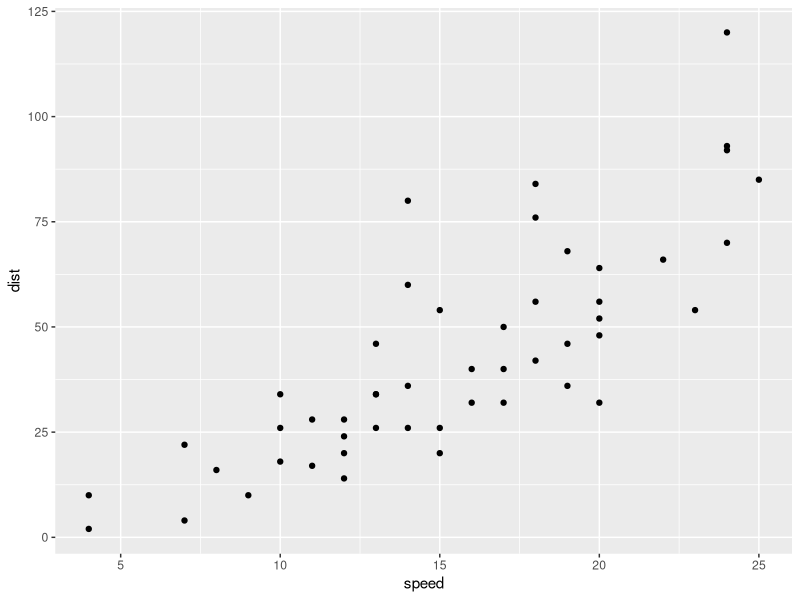
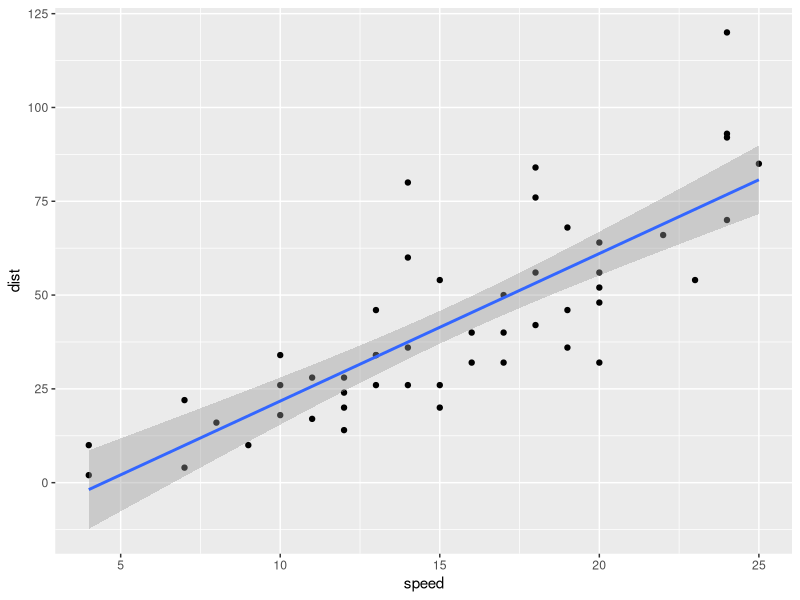
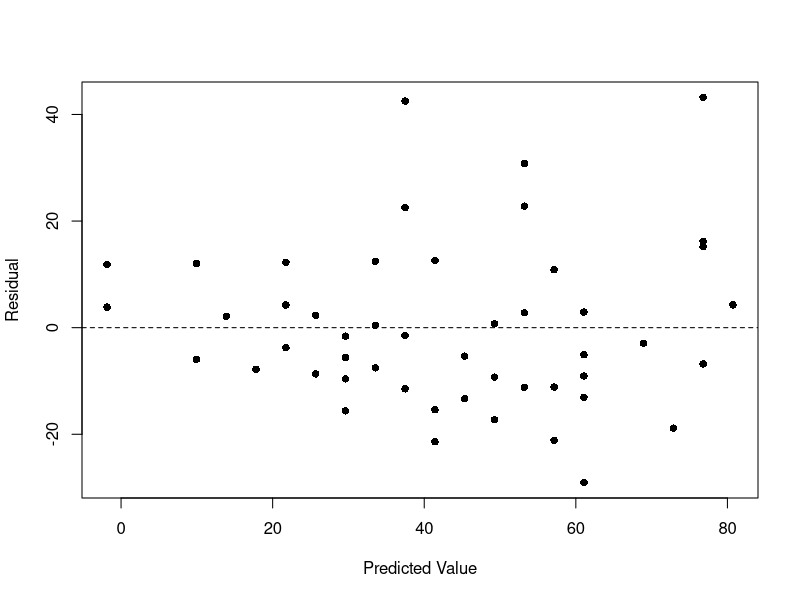
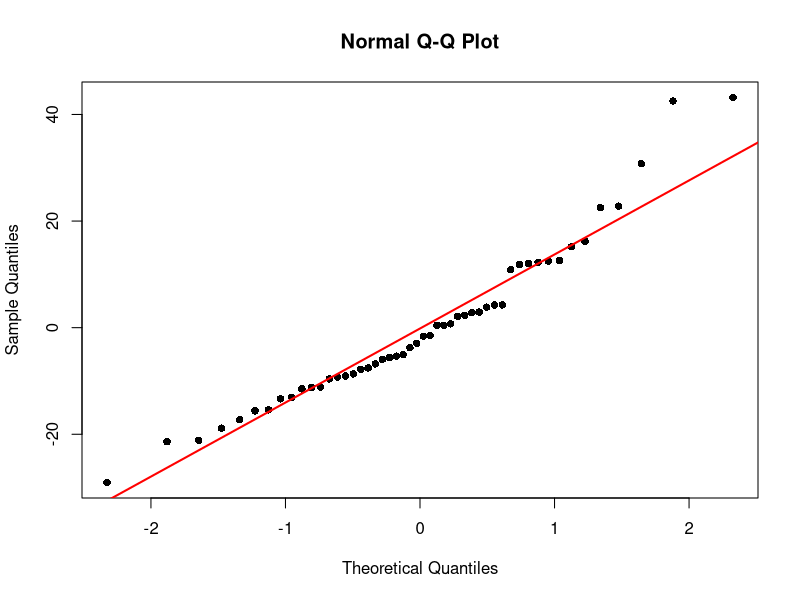

Write the R code that produced these figures, in order.
## ---- chunk 1
knitr::opts_chunk$set(echo = TRUE)
## ---- chunk 2
library(ggplot2)
ggplot(cars, aes(speed, dist)) + geom_point()
cor(cars)
## ---- chunk 3
mod.LinearCar = lm(dist~speed, data=cars)
summary(mod.LinearCar)
## ---- chunk 4
predict(mod.LinearCar, data.frame(speed=15), se.fit=T, interval='confidence',level=0.95)$fit
## ---- chunk 5
predict(mod.LinearCar, data.frame(speed=15), se.fit=T, interval='prediction',level=0.95)$fit
## ---- chunk 6
ggplot(cars, aes(speed, dist)) + geom_point() + geom_smooth(method='lm')
## ---- chunk 7
plot(fitted.values(mod.LinearCar), residuals(mod.LinearCar), pch=16, xlab='Predicted Value', ylab='Residual')
abline(h=0, lty=2)
## ---- chunk 8
qqnorm(residuals(mod.LinearCar), pch=16)
qqline(residuals(mod.LinearCar), col = "red", lwd = 2)
